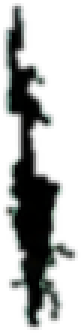
#> input picture godot/assets/mine/copper_mountain/crack_2.png, 27 x 111 px, given in place of sky2.png, which was not available (shown 3 times larger)
$ python export_mine2.py out.png
#> lines starting #> are read from the running program, lines starting #| are printed output that depends on the picture; after the words box and inside, x2 and y2 are one past the last pixel; in counts of white or black regions, pixels touching at a corner belong together
# Everything the Copper Mountain mine screen needs, from art/zone/mine2 into godot/assets/mine/copper_mountain/
# (the same conventions as export_mine.py for Old Adit: coordinates in mine.json in SOURCE px of the 1536-wide stack,
# pictures saved scaled by K so that 390 pt at 3x is drawn 1:1).
# Layout: the sky extension, the surface (the 1024x1536 pictures scaled x1.5), then the depth bands (rows 190..760 of each
# 1536x1024 band picture). The inclined shaft zigzags down the solid rock at the left of the bands (x < 470).
# python export_mine2.py <godot project dir>
import sys, os, json, math, re
import numpy as np
from PIL import Image, ImageDraw, ImageFilter, ImageChops
sys.path.insert(0, os.path.dirname(os.path.abspath(__file__)))
from anim_hall_lib import key, by_shape, label
import layers_mine2 as L

HERE = os.path.dirname(os.path.abspath(__file__))
M = os.path.join(HERE, "mine2")
OUT = os.path.join(sys.argv[1], "assets", "mine", "copper_mountain")
K = 1170 / 1536
W = 1536
S = 1.5                        # the surface pictures (1024 wide) -> source px
SKY = 574                      # rows of the sky added above the surface
SURF = 2060                    # rows of the scaled surface kept (down into its cut of soil)
BAND = (190, 760)
ZONE = 470                     # the bands' solid rock at the left, where the shaft runs
info = {"K": K, "W": W, "sky": SKY, "surf": SURF, "band": BAND[1] - BAND[0], "zone": ZONE}
os.makedirs(OUT, exist_ok=True)

def _open(n): return Image.open(os.path.join(M, n + ".png")).convert("RGBA")
#> called with n = 'sky2'
#> returned value is the input picture: PIL image 27x111 RGBA; mean R, G, B, A 8.9, 12.9, 10.9, 76.9
REACH_BASE = {"d4": "done", "d8": "done", "d9": "done"}   # as in gen_mine2.py
def img(n):
    # a depth whose gallery was extended to the shaft (gen_mine2.py REACH): the edited picture stands for the state it was
    # edited from (and the closed one for the closed state); the other task stages get its passage - everything left of
    # the gallery's left end - pasted in with a soft seam
    m_ = re.fullmatch(r"(d\d)_(clear|closed|step1|step2|done)", n)
    if not m_ or not os.path.exists(os.path.join(M, m_[1] + "_reach.png")): return _open(n)
    d, st = m_[1], m_[2]
    if st == "closed": return _open(d + "_reach_closed") if os.path.exists(os.path.join(M, d + "_reach_closed.png")) else _open(n)
    if st == REACH_BASE.get(d, "clear"): return _open(d + "_reach")
    left = json.load(open(os.path.join(M, "depths.json")))[d[1]]["left"]
    pm = Image.new("L", (1536, 1024), 0); ImageDraw.Draw(pm).rectangle((0, 0, left - 10, 1024), fill=255)
    return Image.composite(_open(d + "_reach"), _open(n), pm.filter(ImageFilter.GaussianBlur(5)))
def big(n): return img(n).resize((W, round(1536 * S)), Image.LANCZOS)
#> called with n = 's_ruined'
#> call 2 of _open, with n = 's_ruined'
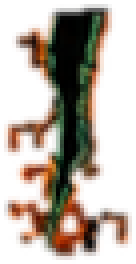
#> input picture godot/assets/mine/copper_mountain/crack_5.png, 34 x 66 px, given in place of s_ruined.png, which was not available (shown 4 times larger)
#> in _open, returned value is the input picture: PIL image 34x66 RGBA; mean R, G, B, A 56.8, 27.8, 8.3, 92.6
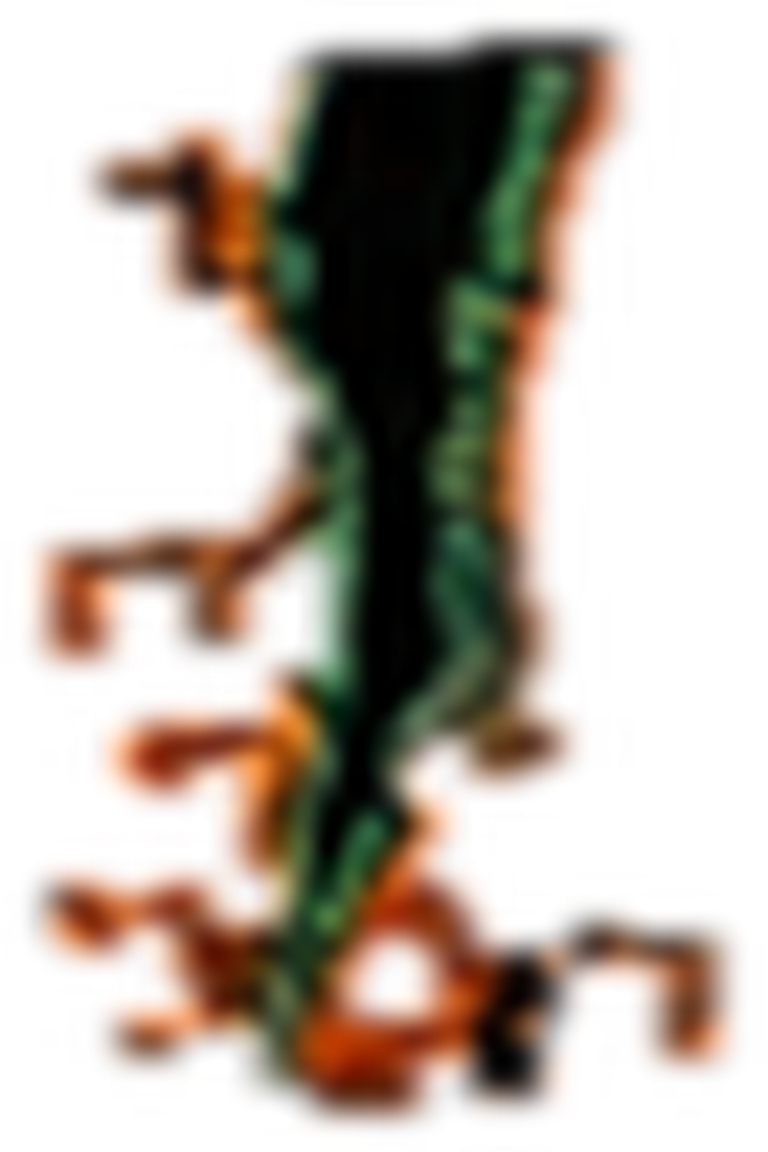
#> returned value: PIL image 1536x2304 RGBA (shown at 1/2 size); mean R, G, B, A 59.1, 29.2, 8.9, 92.6; transparent parts drawn white
def cyc(n): return key(Image.open(os.path.join(M, "cyc_" + n + ".png")))
def save(im, rel, scale=True):
    p = os.path.join(OUT, rel)
    os.makedirs(os.path.dirname(p), exist_ok=True)
    if scale:
        im = im.resize((max(1, round(im.width * K)), max(1, round(im.height * K))), Image.LANCZOS)
    im.save(p, optimize=True)
def P(x, y): return [round(x * S), round(SKY + y * S)]          # a point of the 1024x1536 surface -> stack px
def ex(n): return os.path.exists(os.path.join(M, n + ".png"))

# ------------------------------------------------------------------ the sky and the surface
# the surface stages are edits of s_dry (no smoke, wheel, flywheel or water - those are layers). surface.png is the
# ruined picture under the sky extension; each place is cut out of its step pictures with a soft mask, finished = s_dry.
ext = img("sky2")                   # its rows 574.. are the top of the scaled surface
def surface(src):
    full = Image.new("RGBA", (W, SKY + SURF), (0, 0, 0, 255))
    full.alpha_composite(src.crop((0, 0, W, SURF)), (0, SKY))
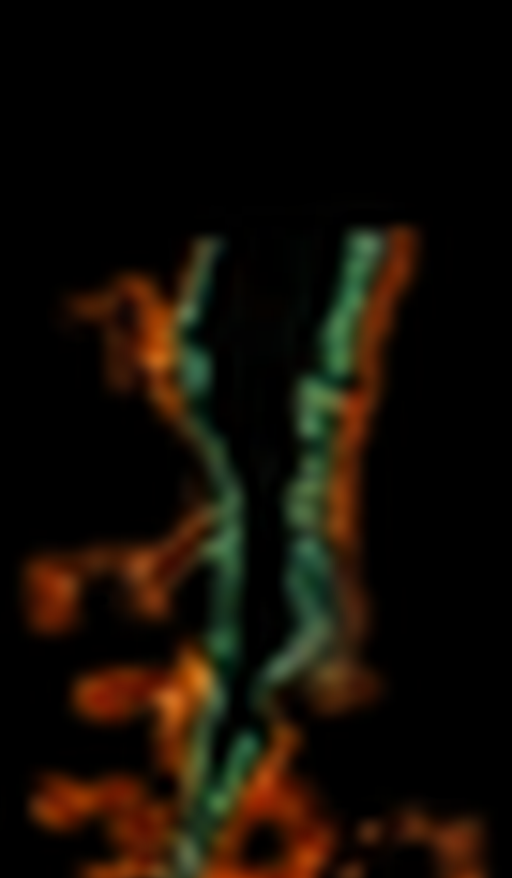
#> full: PIL image 1536x2634 RGBA (shown at 1/3 size); mean R, G, B, A 19.8, 12.9, 5.2, 255
    m = Image.new("L", (W, SKY + 80), 255)
#> m: PIL image 1536x654 L; every value is 255
    ImageDraw.Draw(m).rectangle((0, SKY + 30, W, SKY + 80), fill=0)
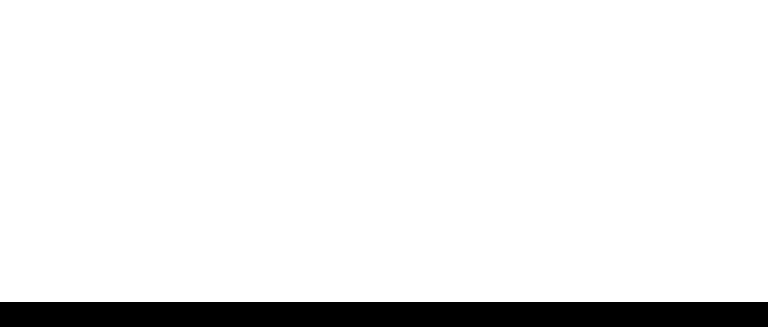
#> m: PIL image 1536x654 L (shown at 1/2 size); 92.4% white; 1 black region, box (x1, y1, x2, y2) and area: (0, 604, 1536, 654) 76800
    m = m.filter(ImageFilter.GaussianBlur(16))
    full.paste(Image.composite(ext.crop((0, 0, W, SKY + 80)), full.crop((0, 0, W, SKY + 80)), m), (0, 0))
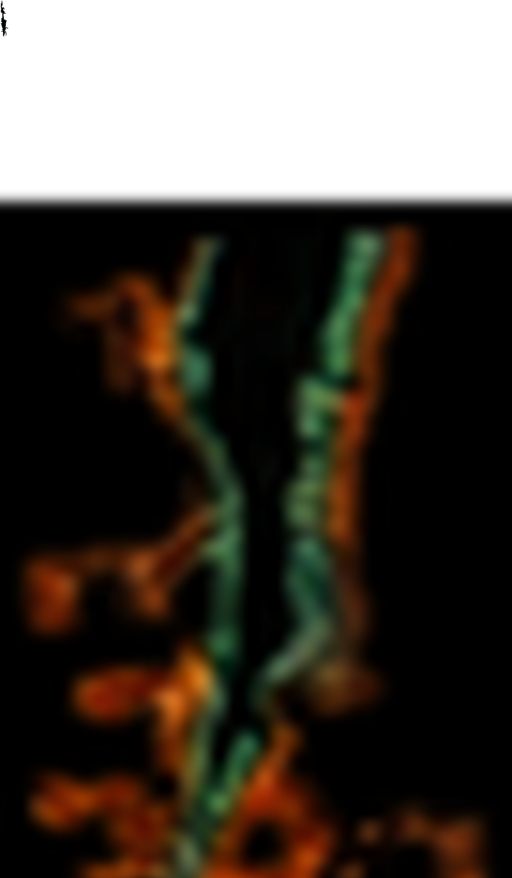
#> full: PIL image 1536x2634 RGBA (shown at 1/3 size); mean R, G, B, A 19.8, 12.9, 5.2, 196.6; transparent parts drawn white
    return full
ruined = big("s_ruined")
save(surface(ruined), "surface.png")
# the places, in 1024x1536 px of the picture; drawn in this order, each without what a later one covers
PLACE_POLY = {
    "wheel": [(0, 425), (300, 425), (300, 772), (0, 772)],
    "smelter": [(300, 160), (768, 160), (768, 805), (650, 842), (520, 850), (400, 814), (300, 784)],
    "incline": [(768, 180), (1024, 180), (1024, 852), (768, 852)],
    "draught": [(768, 110), (872, 110), (874, 808), (768, 808)],
    "hoist": [(30, 772), (300, 784), (400, 814), (520, 850), (535, 1048), (30, 1048)],
    "lapidary": [(598, 846), (1024, 846), (1024, 1192), (598, 1192)],
}
STEPS = {p: ["s_%s1" % p, "s_%s2" % p, "s_dry"] for p in PLACE_POLY}
info["places"], info["place_box"] = {}, {}
for p, poly in PLACE_POLY.items():
    m = Image.new("L", (W, SURF), 0)
#> m: PIL image 1536x2060 L; every value is 0
    ImageDraw.Draw(m).polygon([(x * S, y * S) for x, y in poly], fill=255)
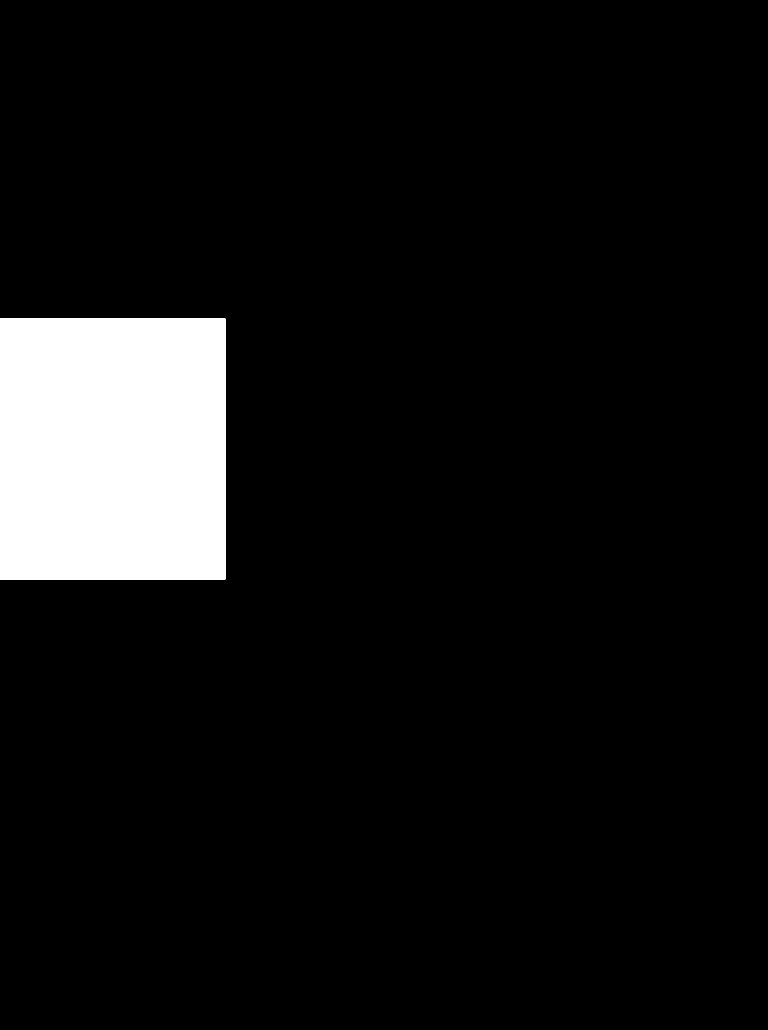
#> m: PIL image 1536x2060 L (shown at 1/2 size); 7.4% white; 1 white region, box (x1, y1, x2, y2) and area: (0, 637, 451, 1159) 235422
    m = m.filter(ImageFilter.GaussianBlur(7))
    x0, y0, x1, y1 = m.getbbox()
#> x0 = 0; y0 = 619; x1 = 469; y1 = 1177
    mc = m.crop((x0, y0, x1, y1))
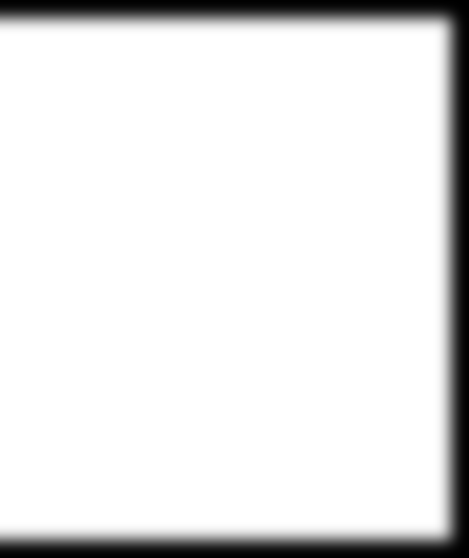
#> mc: PIL image 469x558 L; min 0, max 255, mean 229.4
    for i, name in enumerate(STEPS[p]):
        if not ex(name):
            print("missing", name); continue
        strip = big(name).crop((x0, y0, x1, y1))
        strip.putalpha(ImageChops.multiply(strip.getchannel("A"), mc))
        save(strip, f"place/{p}_{i + 1}.png")
    info["places"][p] = [x0, SKY + y0]
    info["place_box"][p] = [x0, SKY + y0, x1, SKY + y1]

# ------------------------------------------------------------------ the mill: wheel, water, flywheel
#> (the run stopped early here; a loop or call above may not have finished)
